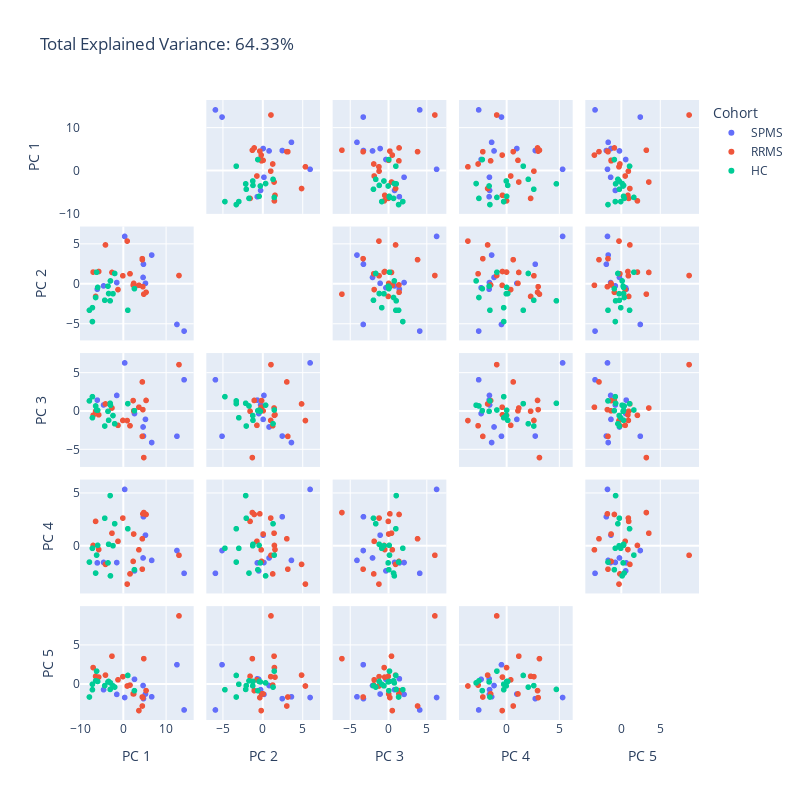

The cell this chart's notebook holds for it:
### Code cell
# label each PCA component by number
labels['color'] = 'Cohort'

fig = px.scatter_matrix(
    df_PCA_components,
    color=df_PCA_labels,
    dimensions=range(n_components),
    labels=labels,
    title=f'Total Explained Variance: {pct_var:.2f}%',
    width=800, height=800
)
fig.update_traces(diagonal_visible=False)
fig.show()

### Figure 1 — Plotly figure (JSON) as saved in the notebook; plotly's stock layout.template omitted (floating-point values rounded to 4 significant figures)
{"data": [{"diagonal": {"visible": false}, "dimensions": [{"axis": {"matches": true}, "label": "PC 1", "values": [0.3411, -4.603, 4.639, 6.658, 12.57, 14.25, -1.518, 2.635, 4.733, 5.205, -6.078]}, {"axis": {"matches": true}, "label": "PC 2", "values": [5.984, -0.2274, 0.8363, 3.644, -5.067, -5.897, 0.1936, -0.4639, 2.493, 0.09559, -0.644]}, {"axis": {"matches": true}, "label": "PC 3", "values": [6.32, 0.8194, -2.061, -4.094, -3.273, 4.112, 2.066, -0.3075, -3.248, -1.065, 1.453]}, {"axis": {"matches": true}, "label": "PC 4", "values": [5.37, -1.571, -1.145, -1.376, -0.439, -2.606, -1.582, -2.374, 2.772, 1.023, -1.613]}, {"axis": {"matches": true}, "label": "PC 5", "values": [-1.731, -0.724, -0.1893, -1.639, 2.486, -3.332, -1.328, 0.6101, -1.879, -1.285, 0.6772]}], "hovertemplate": "Cohort=SPMS<br>%{xaxis.title.text}=%{x}<br>%{yaxis.title.text}=%{y}<extra></extra>", "legendgroup": "SPMS", "marker": {"color": "#636efa", "symbol": "circle"}, "name": "SPMS", "showlegend": true, "type": "splom"}, {"diagonal": {"visible": false}, "dimensions": [{"axis": {"matches": true}, "label": "PC 1", "values": [-5.746, 2.325, 3.671, 4.595, 4.462, -4.157, -6.473, -7.05, -1.227, 5.344, -2.637, 0.9225, 2.439, 4.472, 1.586, 4.808, -0.09121, 13.05]}, {"axis": {"matches": true}, "label": "PC 2", "values": [1.581, -0.1061, -0.154, -0.3267, 3.19, 4.915, -1.55, 1.508, -0.6887, -1.026, 1.463, 5.398, 0.09088, 3.065, 1.297, -1.261, 1.045, 1.076]}, {"axis": {"matches": true}, "label": "PC 3", "values": [-0.4668, 1.393, 0.5256, 0.2086, -3.29, 0.9519, 0.0002678, -0.5373, -1.846, 1.411, 0.4218, -1.221, 0.05084, 3.834, -1.901, -6.065, -1.207, 6.098]}, {"axis": {"matches": true}, "label": "PC 4", "values": [-0.3466, -1.469, -0.3723, 3.048, -2.214, -1.754, 2.331, 0.04248, 0.4399, 2.988, 1.205, -3.629, 1.128, 0.6784, -2.662, 3.169, 2.645, -0.8904]}, {"axis": {"matches": true}, "label": "PC 5", "values": [0.8954, -1.258, -3.411, -1.745, -1.664, 1.149, 0.9936, 2.114, 0.5428, -0.8469, 3.582, -0.2494, -1.272, -2.821, -0.1348, 3.265, 0.9538, 8.758]}], "hovertemplate": "Cohort=RRMS<br>%{xaxis.title.text}=%{x}<br>%{yaxis.title.text}=%{y}<extra></extra>", "legendgroup": "RRMS", "marker": {"color": "#EF553B", "symbol": "circle"}, "name": "RRMS", "showlegend": true, "type": "splom"}, {"diagonal": {"visible": false}, "dimensions": [{"axis": {"matches": true}, "label": "PC 1", "values": [-5.989, -6.462, -2.997, -7.22, -4.329, -6.237, -1.999, -3.565, -2.397, 1.071, -3.42, -7.918, -7.218, 2.611, -3.061]}, {"axis": {"matches": true}, "label": "PC 2", "values": [-0.4161, -1.684, 0.4008, -2.963, -2.028, 1.487, 1.334, -0.2577, -1.21, -3.281, -1.182, -3.282, -4.706, -0.5763, -2.099]}, {"axis": {"matches": true}, "label": "PC 3", "values": [0.1241, 0.6892, 0.7886, -0.8531, -1.938, 0.1592, -1.639, -0.01683, -0.566, 0.991, -1.183, 1.35, 1.903, 0.07059, 1.039]}, {"axis": {"matches": true}, "label": "PC 4", "values": [0.05452, -2.585, -2.848, -0.2276, 2.634, -0.8749, 2.108, -1.615, 0.01496, 1.63, 0.1547, -1.538, -0.2223, -2.262, 4.78]}, {"axis": {"matches": true}, "label": "PC 5", "values": [0.3321, 0.4106, 0.1508, -0.02605, -0.203, 1.662, -0.3946, 0.2753, -0.2323, 1.108, 0.3312, -1.664, -0.7272, -0.8518, -0.688]}], "hovertemplate": "Cohort=HC<br>%{xaxis.title.text}=%{x}<br>%{yaxis.title.text}=%{y}<extra></extra>", "legendgroup": "HC", "marker": {"color": "#00cc96", "symbol": "circle"}, "name": "HC", "showlegend": true, "type": "splom"}], "layout": {"dragmode": "select", "height": 800, "legend": {"title": {"text": "Cohort"}, "tracegroupgap": 0}, "title": {"text": "Total Explained Variance: 64.33%"}, "width": 800}}
